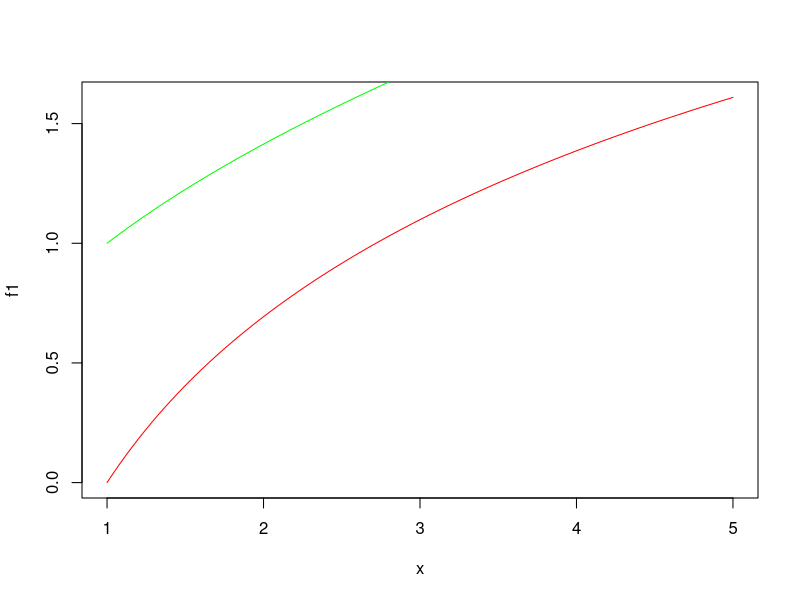
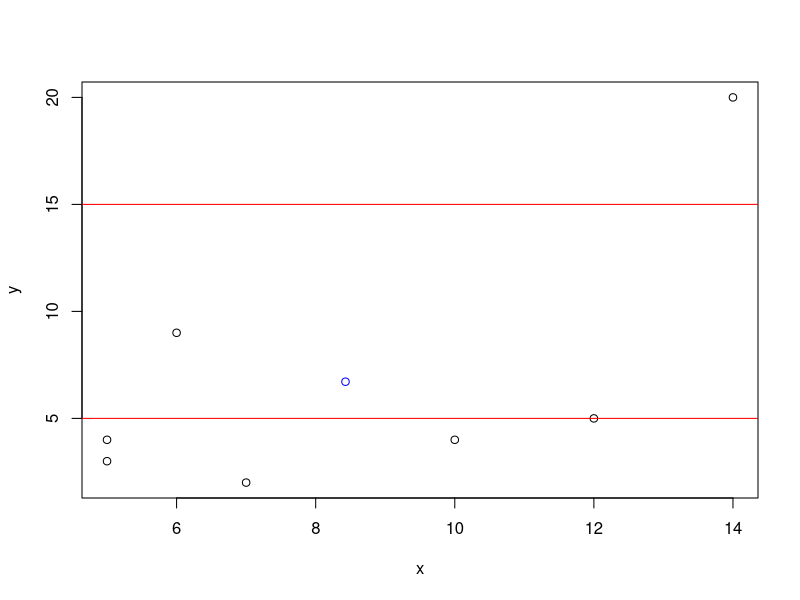
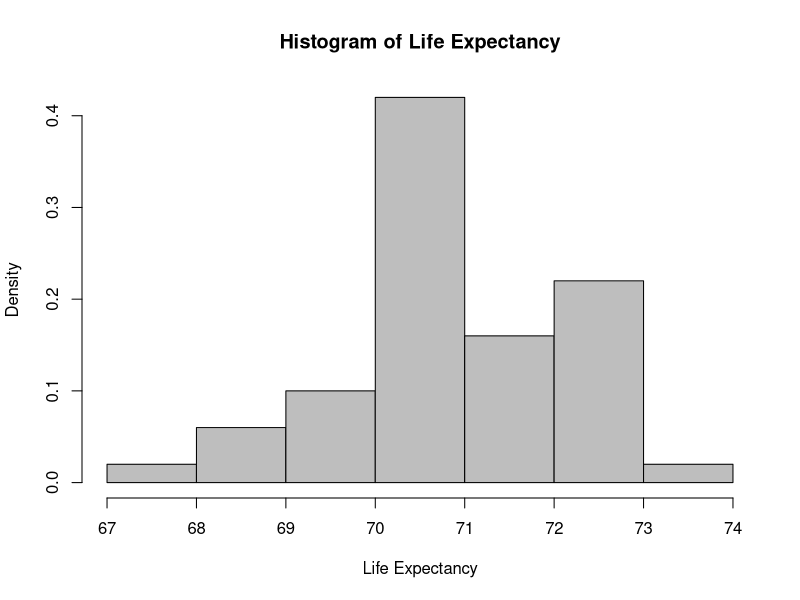

Write the R code that produced these figures, in order.
# Name: Assignment7.R
# Description: This script answers basic R syntax and operations from Assignment 7.
# All work is completed by Judah Alter.

# 1. Plot log(x) (red) and sqrt(x) (green) on [1,5]
x = seq(1, 5, length.out=100)
plot(x, log(x), type="l", col="red", ylab="f1", xlab="x")
lines(x, sqrt(x), col="green")

# 2. Scatterplot of x and y, blue mean point, red lines at y=5 and y=15
x = c(5,6,7,5,10,12,14)
y = c(4,9,2,3,4,5,20)
plot(x, y, xlab="x", ylab="y")
points(mean(x), mean(y), col="blue", pch=1)
abline(h=5, col="red")
abline(h=15, col="red")

# 3a. Relative frequency histogram of Life Expectancy from state.x77
df = as.data.frame(state.x77)
hist(df$"Life Exp", probability=TRUE, col="grey", xlab="Life Expectancy", main="Histogram of Life Expectancy")

